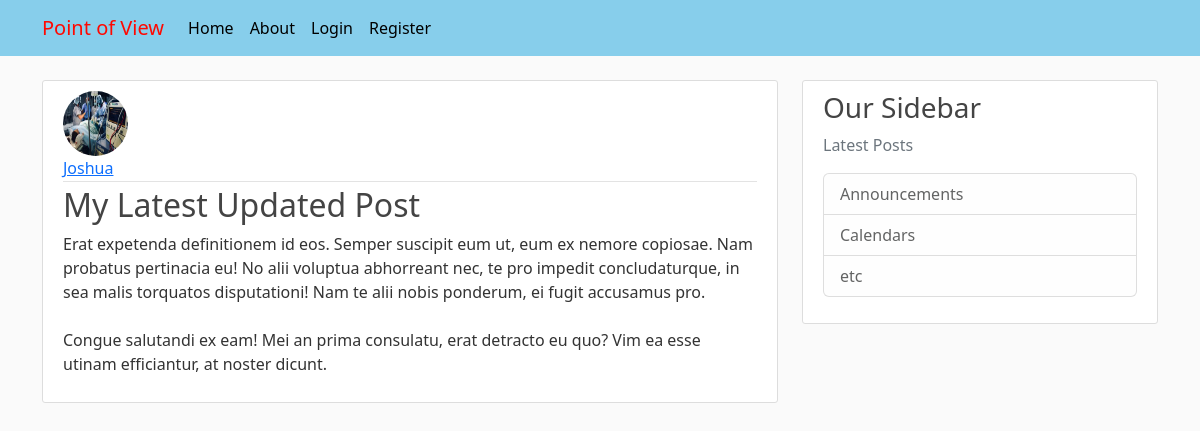
The page /post/29/ on the database its author committed.
### blog/models.py (models this page shows, shortened)
class Post(models.Model):
   title = models.CharField(max_length=100)
   content = models.TextField()
   date_posted = models.DateTimeField(default=timezone.now)
   author = models.ForeignKey(User, on_delete=models.CASCADE)

### users/models.py (models this page shows, shortened)
class Profile(models.Model):
   user = models.OneToOneField(User, on_delete=models.CASCADE)
   image = models.ImageField(default='default.jpg',upload_to='profile_pics')

### blog/views.py (the view)
# urls.py: path('post/<int:pk>/', PostDetailView.as_view(), name="post-detail"),
class PostDetailView(DetailView):
   model = Post

### blog/templates/blog/post_detail.html (shortened to what this page needs)
{% extends "blog/base.html" %}
{% block content %}
<article class="media content-section">
   <img src="{{ object.author.profile.image.url }}" alt="" class="rounded-circle article-img">
   <div class="media-body">
      <div class="article-metadata">
         <a class="mr-2" href="{% url 'user-posts' object.author.username %}">{{ object.author }}</a>
      </div>
      <h2 class="article-title">{{ object.title }}</h2>
      <p class="article-content">{{ object.content }}</p>
   </div>
</article>
{% endblock %}

### blog/static/blog/css/main.css (style rules this page uses)
body { background: #fafafa; color: #333333; margin-top: 5rem; min-height: 1000px; }
h1, h2, h3, h4, h5, h6 { color: #444444; }
.content-section { background: #ffffff; padding: 10px 20px; border: 1px solid #dddddd; border-radius: 3px; margin-bottom: 20px; }
.article-title { color: #444444; }
.article-content { white-space: pre-line; }
.article-img { height: 65px; width: 65px; margin-right: 16px; }
.article-metadata { padding-bottom: 1px; margin-bottom: 4px; border-bottom: 1px solid #e3e3e3 }

### rows shown on the page
Post: author.profile.image (placeholder picture), author "Joshua", title "My Latest Updated Post", content "Erat expetenda definitionem id eos. Semper suscipit eum ut, eum ex nemore copiosae. Nam probatus pertinacia eu! No alii voluptua abhorreant nec, te pro impedit concludaturque, in sea malis torquatos disputationi! Nam te alii nobis ponderum, ei fugit accusamus pro. Congue salutandi ex eam! Mei an prima consulatu, erat detracto eu quo? Vim ea esse utinam efficiantur, at noster dicunt."
